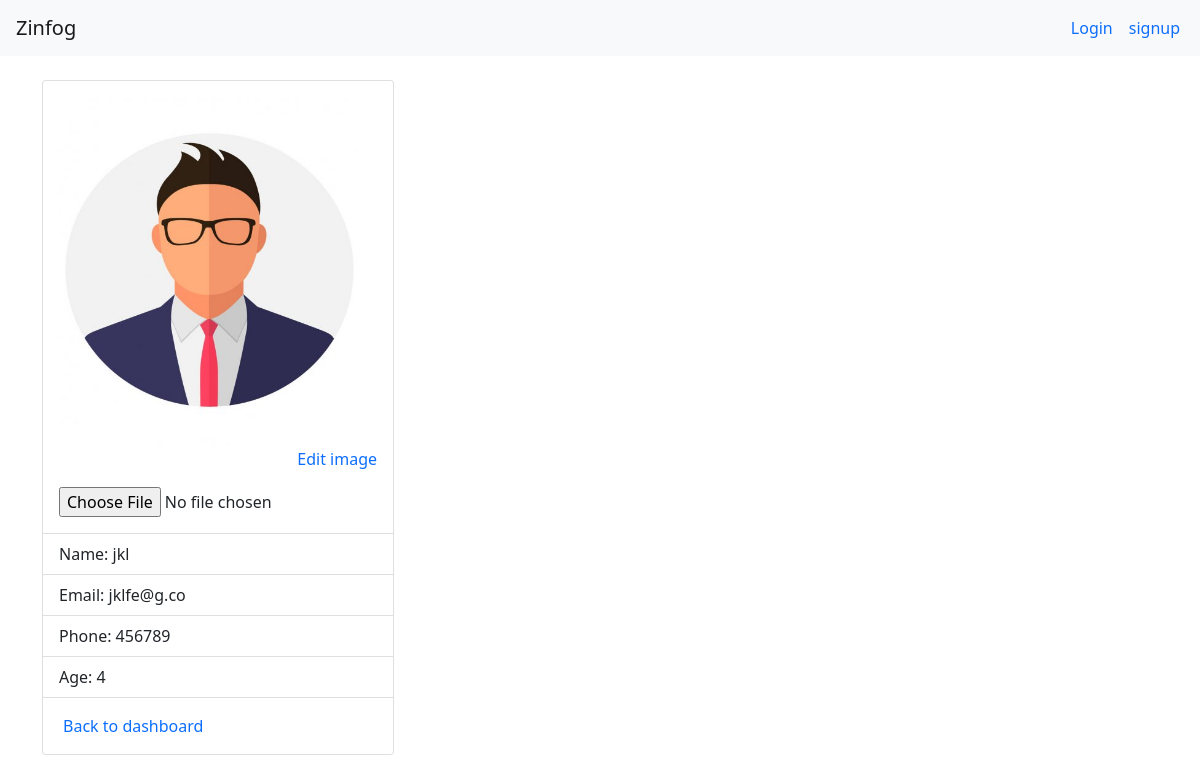
The app's page /profile/11/, older data.
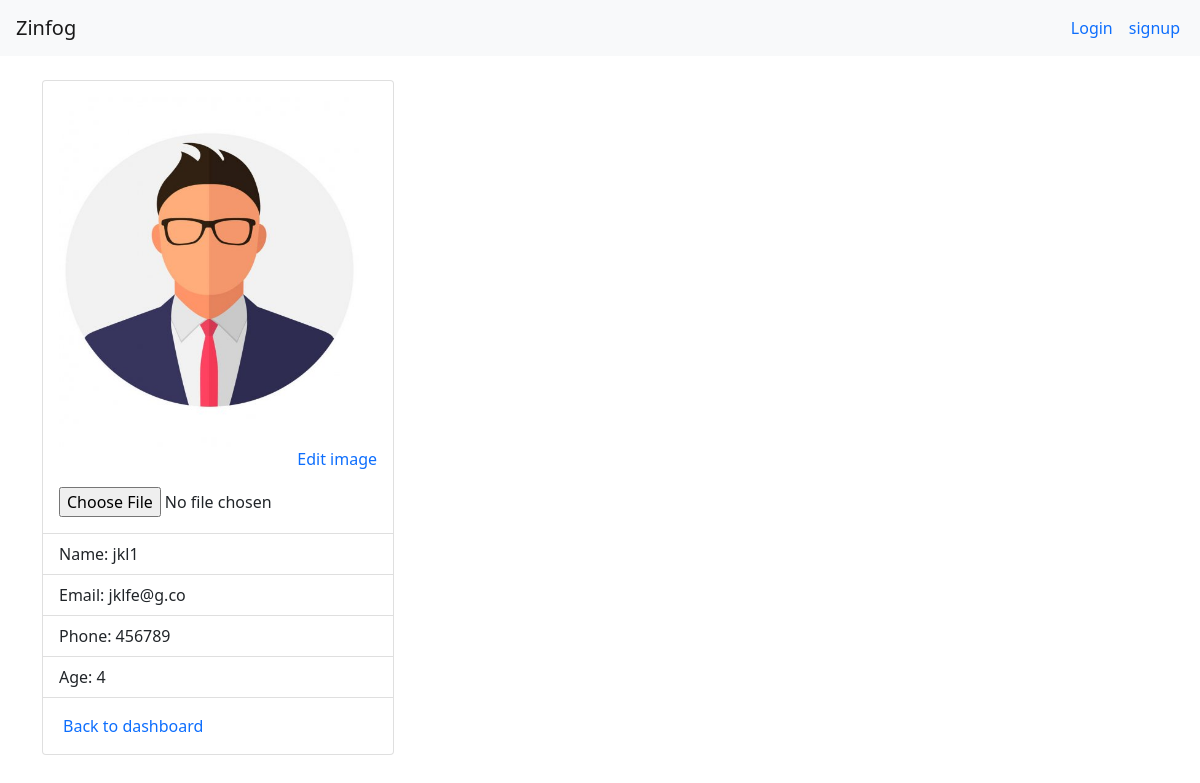
The same page, newer data.
### user_side/models.py (models this page shows, shortened)
class Student(models.Model):
    user = models.OneToOneField(User, on_delete=models.CASCADE)
    phone = models.PositiveIntegerField()
    dob = models.DateField()
    age = models.PositiveIntegerField(default=0)
    mark = models.PositiveIntegerField(default=0)
    updated_at = models.DateTimeField(auto_now_add=True)

### user_side/views.py (the view, shortened to what this page needs)
# urls.py: path('profile/<int:id>/', views.profile, name='profile'),
def profile(request, id):
    if request.method == 'GET':
        form = ProfileImageForm()
        try:
            account = Student.objects.get(user=id)
            dob_year = account.dob.strftime('%Y')
            current_year = datetime.now().year
            age = int(current_year) - int(dob_year)
            context = {
                'account': account,
                "age": age,
                'form': form,
            }
            return render(request, 'user/profile.html', context)
        except:
            print("=====age---")
            return render(request, 'user/profile.html')

### user_side/forms.py
class ProfileImageForm(forms.ModelForm):
   class Meta:
       model = ProfileImage
       fields = ['image']

### templates/user/profile.html (shortened to what this page needs)
{% extends 'user/base.html' %}
{% block content %}
<div class="container mt-4">
    <div class="card" style="width: 22rem;">
        <div class="card-body">
            <img src="/static/img/avatar.jpg" alt="" width="300" height="350">
            <p class="text-primary" onclick="editImge()" style="float: right; cursor: pointer;">Edit image</p>
            <form action="" method="post">
                {{ form.image }}
            </form>
        </div>
            <ul class="list-group list-group-flush">
                <li class="list-group-item"><span class="font-weight-bold">Name:</span> {{account.user.username}}</li>
                <li class="list-group-item">Email: {{account.user.email}}</li>
                <li class="list-group-item">Phone: {{account.phone}}</li>
                <li class="list-group-item">Age: {{age}}</li>
            </ul>
        <div class="card-body">
            <a href="{% url 'dashboard' %}" class="card-link">Back to dashboard</a>
        </div>
    </div>
</div>
{% endblock %}

### templates/user/base.html (shortened to what this page needs)
<!DOCTYPE html>
{% load static %}
<html lang="en">
<head>
    <link href="https://cdn.jsdelivr.net/npm/bootstrap@5.1.1/dist/css/bootstrap.min.css" rel="stylesheet">
    <link rel="stylesheet" href="/static/css/style.css">
</head>
<body>
    <nav class="navbar navbar-expand-lg navbar-light bg-light">
        <div class="container-fluid">
        <a class="navbar-brand" href="{% url 'dashboard' %}">Zinfog</a>
        <div class="collapse navbar-collapse" id="navbarSupportedContent">
            <div class="d-flex">
                {% if request.user.is_authenticated %}
                    <p class="m-1 mt-2">Hai {{ request.user.username }} 👋</p>
                    {% comment %} <a href="{% url 'profile_view' request.user.id %}"><p class="m-1">Profile</p></a> {% endcomment %}
                    <a href="{% url 'logout' %}"><p class="m-1">Logout</p></a>
                {% else %}
                    <a href="{% url 'login' %}"><p class="m-1">Login</p></a>
                    <a href="{% url 'register' %}"><p class="m-1">signup</p></a>
                {% endif %}
            </div>
        </div>
        </div>
    </nav>
    {% block content %}
    {% endblock %}
</body>
</html>

### static/css/style.css (style rules this page uses)
a { text-decoration: none; padding: 4px; }

Row changes from the older to the newer data that the page shows:
changed Student "jklfe@g.co": user.username "jkl" → "jkl1"
